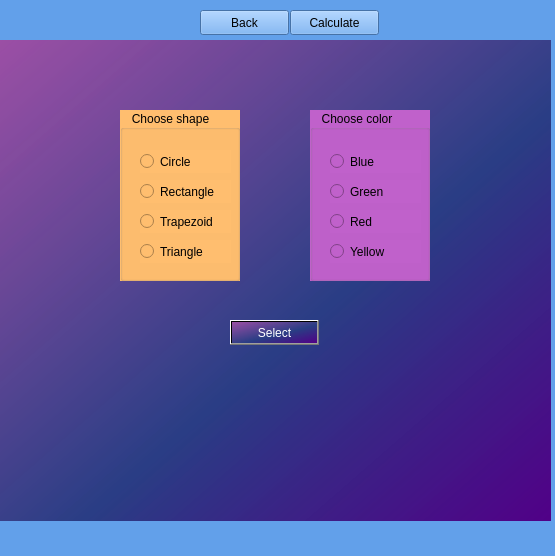
<?xml version="1.0" encoding="UTF-8"?>
<ui version="4.0">
 <class>MainWindow</class>
 <widget class="QMainWindow" name="MainWindow">
  <property name="geometry">
   <rect>
    <x>0</x>
    <y>0</y>
    <width>555</width>
    <height>556</height>
   </rect>
  </property>
  <property name="windowTitle">
   <string>MainWindow</string>
  </property>
  <property name="styleSheet">
   <string notr="true">background-color: rgb(98, 160, 234);</string>
  </property>
  <widget class="QWidget" name="centralwidget">
   <widget class="QStackedWidget" name="stackedWidget">
    <property name="geometry">
     <rect>
      <x>0</x>
      <y>40</y>
      <width>551</width>
      <height>481</height>
     </rect>
    </property>
    <property name="styleSheet">
     <string notr="true">background-color: qlineargradient(spread:pad, x1:1, y1:1, x2:0, y2:0, stop:0 rgba(81, 0, 135, 255), stop:0.427447 rgba(41, 61, 132, 235), stop:1 rgba(155, 79, 165, 255));</string>
    </property>
    <property name="currentIndex">
     <number>0</number>
    </property>
    <widget class="QWidget" name="main_page">
     <widget class="QGroupBox" name="shape_group">
      <property name="geometry">
       <rect>
        <x>120</x>
        <y>70</y>
        <width>120</width>
        <height>171</height>
       </rect>
      </property>
      <property name="styleSheet">
       <string notr="true">background-color: rgb(255, 190, 111);</string>
      </property>
      <property name="title">
       <string>   Choose shape</string>
      </property>
      <widget class="QRadioButton" name="triangle">
       <property name="geometry">
        <rect>
         <x>20</x>
         <y>130</y>
         <width>91</width>
         <height>23</height>
        </rect>
       </property>
       <property name="text">
        <string>Triangle</string>
       </property>
      </widget>
      <widget class="QRadioButton" name="trapezoid">
       <property name="geometry">
        <rect>
         <x>20</x>
         <y>100</y>
         <width>91</width>
         <height>23</height>
        </rect>
       </property>
       <property name="text">
        <string>Trapezoid</string>
       </property>
      </widget>
      <widget class="QRadioButton" name="circle">
       <property name="geometry">
        <rect>
         <x>20</x>
         <y>40</y>
         <width>91</width>
         <height>23</height>
        </rect>
       </property>
       <property name="text">
        <string>Circle</string>
       </property>
      </widget>
      <widget class="QRadioButton" name="rectangle">
       <property name="geometry">
        <rect>
         <x>20</x>
         <y>70</y>
         <width>91</width>
         <height>23</height>
        </rect>
       </property>
       <property name="text">
        <string>Rectangle</string>
       </property>
      </widget>
     </widget>
     <widget class="QGroupBox" name="color_group">
      <property name="geometry">
       <rect>
        <x>310</x>
        <y>70</y>
        <width>120</width>
        <height>171</height>
       </rect>
      </property>
      <property name="styleSheet">
       <string notr="true">background-color: rgb(192, 97, 203);</string>
      </property>
      <property name="title">
       <string>   Choose color</string>
      </property>
      <widget class="QRadioButton" name="yellow">
       <property name="geometry">
        <rect>
         <x>20</x>
         <y>130</y>
         <width>91</width>
         <height>23</height>
        </rect>
       </property>
       <property name="text">
        <string>Yellow</string>
       </property>
      </widget>
      <widget class="QRadioButton" name="red">
       <property name="geometry">
        <rect>
         <x>20</x>
         <y>100</y>
         <width>91</width>
         <height>23</height>
        </rect>
       </property>
       <property name="text">
        <string>Red</string>
       </property>
      </widget>
      <widget class="QRadioButton" name="blue">
       <property name="geometry">
        <rect>
         <x>20</x>
         <y>40</y>
         <width>91</width>
         <height>23</height>
        </rect>
       </property>
       <property name="text">
        <string>Blue</string>
       </property>
      </widget>
      <widget class="QRadioButton" name="green">
       <property name="geometry">
        <rect>
         <x>20</x>
         <y>70</y>
         <width>91</width>
         <height>23</height>
        </rect>
       </property>
       <property name="text">
        <string>Green</string>
       </property>
      </widget>
     </widget>
     <widget class="QPushButton" name="select">
      <property name="geometry">
       <rect>
        <x>230</x>
        <y>280</y>
        <width>89</width>
        <height>25</height>
       </rect>
      </property>
      <property name="styleSheet">
       <string notr="true">color: rgb(255, 255, 255);</string>
      </property>
      <property name="text">
       <string>Select</string>
      </property>
     </widget>
    </widget>
    <widget class="QWidget" name="circle_page">
     <widget class="QGroupBox" name="groupBox_1">
      <property name="geometry">
       <rect>
        <x>200</x>
        <y>100</y>
        <width>201</width>
        <height>241</height>
       </rect>
      </property>
      <property name="styleSheet">
       <string notr="true">background-color: rgb(98, 160, 234);</string>
      </property>
      <property name="title">
       <string/>
      </property>
      <widget class="QSplitter" name="splitter">
       <property name="geometry">
        <rect>
         <x>0</x>
         <y>10</y>
         <width>171</width>
         <height>41</height>
        </rect>
       </property>
       <property name="orientation">
        <enum>Qt::Horizontal</enum>
       </property>
       <widget class="QLabel" name="label">
        <property name="text">
         <string>   Radius</string>
        </property>
       </widget>
       <widget class="QDoubleSpinBox" name="r"/>
      </widget>
      <widget class="QSplitter" name="splitter_5">
       <property name="geometry">
        <rect>
         <x>0</x>
         <y>60</y>
         <width>171</width>
         <height>71</height>
        </rect>
       </property>
       <property name="orientation">
        <enum>Qt::Horizontal</enum>
       </property>
       <widget class="QLabel" name="label_9">
        <property name="text">
         <string>     Area</string>
        </property>
       </widget>
       <widget class="QLCDNumber" name="c_area"/>
      </widget>
      <widget class="QSplitter" name="splitter_3">
       <property name="geometry">
        <rect>
         <x>0</x>
         <y>140</y>
         <width>171</width>
         <height>71</height>
        </rect>
       </property>
       <property name="orientation">
        <enum>Qt::Horizontal</enum>
       </property>
       <widget class="QLabel" name="label_3">
        <property name="text">
         <string>   Length</string>
        </property>
       </widget>
       <widget class="QLCDNumber" name="c_length"/>
      </widget>
     </widget>
    </widget>
    <widget class="QWidget" name="rectangle_page">
     <widget class="QGroupBox" name="groupBox_2">
      <property name="geometry">
       <rect>
        <x>110</x>
        <y>120</y>
        <width>126</width>
        <height>141</height>
       </rect>
      </property>
      <property name="layoutDirection">
       <enum>Qt::LeftToRight</enum>
      </property>
      <property name="styleSheet">
       <string notr="true">background-color: rgb(87, 227, 137);</string>
      </property>
      <property name="title">
       <string/>
      </property>
      <property name="alignment">
       <set>Qt::AlignCenter</set>
      </property>
      <widget class="QSplitter" name="splitter_25">
       <property name="geometry">
        <rect>
         <x>10</x>
         <y>90</y>
         <width>106</width>
         <height>25</height>
        </rect>
       </property>
       <property name="orientation">
        <enum>Qt::Horizontal</enum>
       </property>
       <widget class="QLabel" name="label_25">
        <property name="text">
         <string>    b</string>
        </property>
       </widget>
       <widget class="QDoubleSpinBox" name="r_b"/>
      </widget>
      <widget class="QSplitter" name="splitter_27">
       <property name="geometry">
        <rect>
         <x>10</x>
         <y>50</y>
         <width>106</width>
         <height>25</height>
        </rect>
       </property>
       <property name="orientation">
        <enum>Qt::Horizontal</enum>
       </property>
       <widget class="QLabel" name="label_27">
        <property name="text">
         <string>    a</string>
        </property>
       </widget>
       <widget class="QDoubleSpinBox" name="r_a"/>
      </widget>
     </widget>
     <widget class="QGroupBox" name="groupBox_3">
      <property name="geometry">
       <rect>
        <x>310</x>
        <y>120</y>
        <width>191</width>
        <height>161</height>
       </rect>
      </property>
      <property name="layoutDirection">
       <enum>Qt::LeftToRight</enum>
      </property>
      <property name="styleSheet">
       <string notr="true">background-color: rgb(87, 227, 137);</string>
      </property>
      <property name="title">
       <string/>
      </property>
      <property name="alignment">
       <set>Qt::AlignCenter</set>
      </property>
      <widget class="QLCDNumber" name="r_p">
       <property name="geometry">
        <rect>
         <x>90</x>
         <y>90</y>
         <width>71</width>
         <height>41</height>
        </rect>
       </property>
      </widget>
      <widget class="QLabel" name="label_28">
       <property name="geometry">
        <rect>
         <x>10</x>
         <y>90</y>
         <width>81</width>
         <height>41</height>
        </rect>
       </property>
       <property name="text">
        <string>Perimeter</string>
       </property>
      </widget>
      <widget class="QLabel" name="label_29">
       <property name="geometry">
        <rect>
         <x>10</x>
         <y>30</y>
         <width>81</width>
         <height>41</height>
        </rect>
       </property>
       <property name="text">
        <string>      Area</string>
       </property>
      </widget>
      <widget class="QLCDNumber" name="r_area">
       <property name="geometry">
        <rect>
         <x>90</x>
         <y>30</y>
         <width>71</width>
         <height>41</height>
        </rect>
       </property>
      </widget>
     </widget>
    </widget>
    <widget class="QWidget" name="triangle_page">
     <widget class="QGroupBox" name="groupBox_4">
      <property name="geometry">
       <rect>
        <x>130</x>
        <y>100</y>
        <width>126</width>
        <height>215</height>
       </rect>
      </property>
      <property name="styleSheet">
       <string notr="true">background-color: rgb(237, 51, 59);</string>
      </property>
      <property name="title">
       <string/>
      </property>
      <widget class="QSplitter" name="splitter_11">
       <property name="geometry">
        <rect>
         <x>10</x>
         <y>90</y>
         <width>106</width>
         <height>25</height>
        </rect>
       </property>
       <property name="orientation">
        <enum>Qt::Horizontal</enum>
       </property>
       <widget class="QLabel" name="label_5">
        <property name="text">
         <string>Side 2</string>
        </property>
       </widget>
       <widget class="QDoubleSpinBox" name="side2"/>
      </widget>
      <widget class="QSplitter" name="splitter_12">
       <property name="geometry">
        <rect>
         <x>10</x>
         <y>140</y>
         <width>106</width>
         <height>25</height>
        </rect>
       </property>
       <property name="orientation">
        <enum>Qt::Horizontal</enum>
       </property>
       <widget class="QLabel" name="label_6">
        <property name="text">
         <string>Side 3</string>
        </property>
       </widget>
       <widget class="QDoubleSpinBox" name="side3"/>
      </widget>
      <widget class="QSplitter" name="splitter_13">
       <property name="geometry">
        <rect>
         <x>10</x>
         <y>40</y>
         <width>106</width>
         <height>25</height>
        </rect>
       </property>
       <property name="orientation">
        <enum>Qt::Horizontal</enum>
       </property>
       <widget class="QLabel" name="label_4">
        <property name="text">
         <string>Side 1</string>
        </property>
       </widget>
       <widget class="QDoubleSpinBox" name="side1"/>
      </widget>
     </widget>
     <widget class="QGroupBox" name="groupBox_5">
      <property name="geometry">
       <rect>
        <x>310</x>
        <y>130</y>
        <width>191</width>
        <height>161</height>
       </rect>
      </property>
      <property name="layoutDirection">
       <enum>Qt::LeftToRight</enum>
      </property>
      <property name="styleSheet">
       <string notr="true">background-color: rgb(237, 51, 59);</string>
      </property>
      <property name="title">
       <string/>
      </property>
      <property name="alignment">
       <set>Qt::AlignCenter</set>
      </property>
      <widget class="QLCDNumber" name="t_p">
       <property name="geometry">
        <rect>
         <x>90</x>
         <y>90</y>
         <width>71</width>
         <height>41</height>
        </rect>
       </property>
      </widget>
      <widget class="QLabel" name="label_30">
       <property name="geometry">
        <rect>
         <x>10</x>
         <y>90</y>
         <width>81</width>
         <height>41</height>
        </rect>
       </property>
       <property name="text">
        <string>Perimeter</string>
       </property>
      </widget>
      <widget class="QLabel" name="label_31">
       <property name="geometry">
        <rect>
         <x>10</x>
         <y>30</y>
         <width>81</width>
         <height>41</height>
        </rect>
       </property>
       <property name="text">
        <string>      Area</string>
       </property>
      </widget>
      <widget class="QLCDNumber" name="t_area">
       <property name="geometry">
        <rect>
         <x>90</x>
         <y>30</y>
         <width>71</width>
         <height>41</height>
        </rect>
       </property>
      </widget>
     </widget>
    </widget>
    <widget class="QWidget" name="trapezoid_page">
     <widget class="QGroupBox" name="groupBox_6">
      <property name="geometry">
       <rect>
        <x>120</x>
        <y>80</y>
        <width>141</width>
        <height>261</height>
       </rect>
      </property>
      <property name="styleSheet">
       <string notr="true">background-color: rgb(248, 228, 92);</string>
      </property>
      <property name="title">
       <string/>
      </property>
      <widget class="QSplitter" name="splitter_22">
       <property name="geometry">
        <rect>
         <x>10</x>
         <y>80</y>
         <width>106</width>
         <height>25</height>
        </rect>
       </property>
       <property name="orientation">
        <enum>Qt::Horizontal</enum>
       </property>
       <widget class="QLabel" name="label_20">
        <property name="text">
         <string>base 2</string>
        </property>
       </widget>
       <widget class="QDoubleSpinBox" name="tr_b"/>
      </widget>
      <widget class="QSplitter" name="splitter_23">
       <property name="geometry">
        <rect>
         <x>10</x>
         <y>200</y>
         <width>106</width>
         <height>25</height>
        </rect>
       </property>
       <property name="orientation">
        <enum>Qt::Horizontal</enum>
       </property>
       <widget class="QLabel" name="label_21">
        <property name="text">
         <string>   h</string>
        </property>
       </widget>
       <widget class="QDoubleSpinBox" name="tr_h"/>
      </widget>
      <widget class="QSplitter" name="splitter_24">
       <property name="geometry">
        <rect>
         <x>10</x>
         <y>40</y>
         <width>106</width>
         <height>25</height>
        </rect>
       </property>
       <property name="orientation">
        <enum>Qt::Horizontal</enum>
       </property>
       <widget class="QSplitter" name="splitter_26">
        <property name="orientation">
         <enum>Qt::Horizontal</enum>
        </property>
        <widget class="QLabel" name="label_26">
         <property name="text">
          <string>base 1</string>
         </property>
        </widget>
        <widget class="QDoubleSpinBox" name="tr_a"/>
       </widget>
      </widget>
      <widget class="QSplitter" name="splitter_28">
       <property name="geometry">
        <rect>
         <x>10</x>
         <y>120</y>
         <width>106</width>
         <height>25</height>
        </rect>
       </property>
       <property name="orientation">
        <enum>Qt::Horizontal</enum>
       </property>
       <widget class="QLabel" name="label_34">
        <property name="text">
         <string>side 1</string>
        </property>
       </widget>
       <widget class="QDoubleSpinBox" name="tr_side_1"/>
      </widget>
      <widget class="QSplitter" name="splitter_29">
       <property name="geometry">
        <rect>
         <x>10</x>
         <y>160</y>
         <width>106</width>
         <height>25</height>
        </rect>
       </property>
       <property name="orientation">
        <enum>Qt::Horizontal</enum>
       </property>
       <widget class="QLabel" name="label_35">
        <property name="text">
         <string>side 2</string>
        </property>
       </widget>
       <widget class="QDoubleSpinBox" name="tr_side_2"/>
      </widget>
     </widget>
     <widget class="QGroupBox" name="groupBox_7">
      <property name="geometry">
       <rect>
        <x>310</x>
        <y>140</y>
        <width>191</width>
        <height>161</height>
       </rect>
      </property>
      <property name="layoutDirection">
       <enum>Qt::LeftToRight</enum>
      </property>
      <property name="styleSheet">
       <string notr="true">background-color: rgb(248, 228, 92);</string>
      </property>
      <property name="title">
       <string/>
      </property>
      <property name="alignment">
       <set>Qt::AlignCenter</set>
      </property>
      <widget class="QLCDNumber" name="tr_p">
       <property name="geometry">
        <rect>
         <x>90</x>
         <y>90</y>
         <width>71</width>
         <height>41</height>
        </rect>
       </property>
      </widget>
      <widget class="QLabel" name="label_32">
       <property name="geometry">
        <rect>
         <x>10</x>
         <y>90</y>
         <width>81</width>
         <height>41</height>
        </rect>
       </property>
       <property name="text">
        <string>Perimeter</string>
       </property>
      </widget>
      <widget class="QLabel" name="label_33">
       <property name="geometry">
        <rect>
         <x>10</x>
         <y>30</y>
         <width>81</width>
         <height>41</height>
        </rect>
       </property>
       <property name="text">
        <string>      Area</string>
       </property>
      </widget>
      <widget class="QLCDNumber" name="tr_area">
       <property name="geometry">
        <rect>
         <x>90</x>
         <y>30</y>
         <width>71</width>
         <height>41</height>
        </rect>
       </property>
      </widget>
     </widget>
    </widget>
   </widget>
   <widget class="QPushButton" name="backButton">
    <property name="geometry">
     <rect>
      <x>200</x>
      <y>10</y>
      <width>89</width>
      <height>25</height>
     </rect>
    </property>
    <property name="text">
     <string>Back</string>
    </property>
   </widget>
   <widget class="QPushButton" name="calculate">
    <property name="geometry">
     <rect>
      <x>290</x>
      <y>10</y>
      <width>89</width>
      <height>25</height>
     </rect>
    </property>
    <property name="text">
     <string>Calculate</string>
    </property>
   </widget>
  </widget>
  <widget class="QMenuBar" name="menubar">
   <property name="geometry">
    <rect>
     <x>0</x>
     <y>0</y>
     <width>555</width>
     <height>22</height>
    </rect>
   </property>
  </widget>
  <widget class="QStatusBar" name="statusbar"/>
 </widget>
 <resources/>
 <connections/>
</ui>
